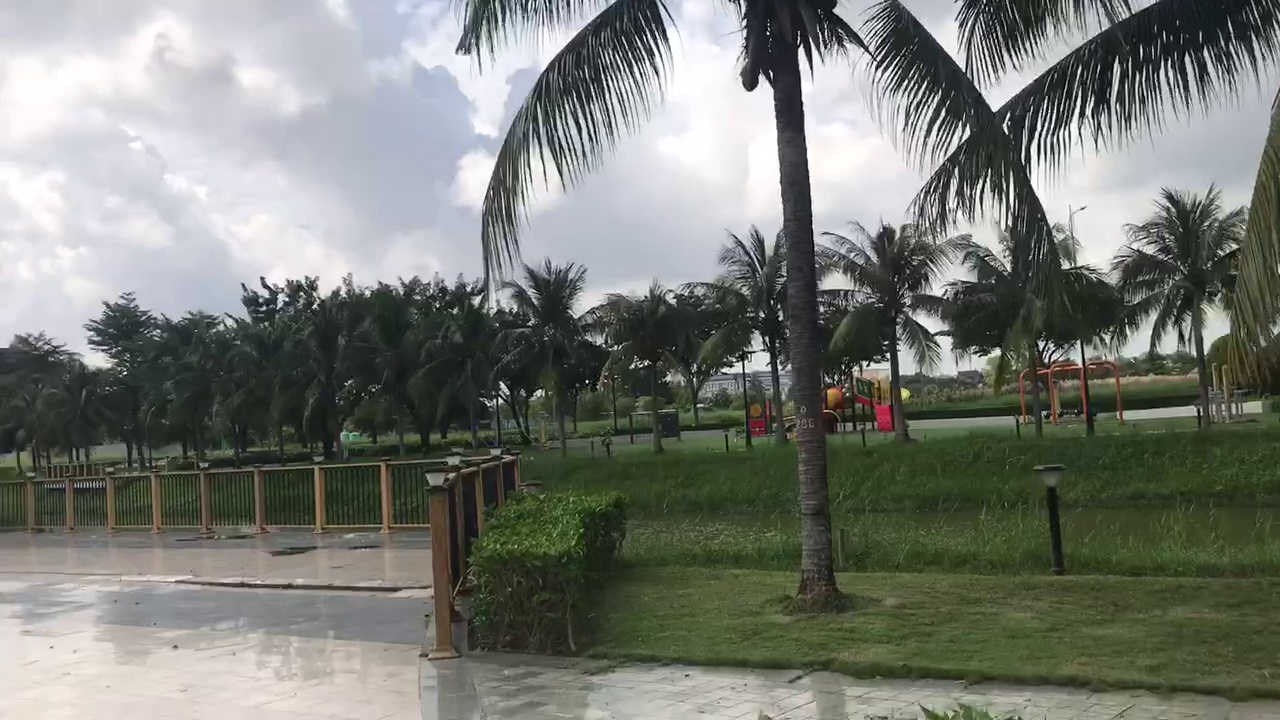
#> input picture imgs/frame_00122.jpg, 1280 x 720 px, found by its file name
$ python test_revert.py
#> lines starting #> are read from the running program, lines starting #| are printed output that depends on the picture
#> in main, pano is the input picture: shape (720, 1280, 3); mean B, G, R 116.6, 123.7, 120.1
import cv2
import numpy as np
import os

def panoramic_to_fisheye(pano, pano_fov_deg=70, fisheye_fov_deg=220):
#> called with pano_fov_deg = 360, fisheye_fov_deg = 70
    pano_h, pano_w = pano.shape[:2]
#> pano_h = 720; pano_w = 1280

    # fisheye output size
    fisheye_size = min(pano_h, pano_w)
#> fisheye_size = 720
    fisheye = np.zeros((fisheye_size, fisheye_size, 3), dtype=np.uint8)

    cx = cy = fisheye_size // 2
#> cx = 360; cy = 360
    radius = fisheye_size // 2
#> radius = 360

    pano_half_fov = np.deg2rad(pano_fov_deg / 2)
    fisheye_half_fov = np.deg2rad(fisheye_fov_deg / 2)

    for y in range(fisheye_size):
        for x in range(fisheye_size):
            dx = x - cx
            dy = y - cy
            r = np.sqrt(dx * dx + dy * dy)

            if r > radius:
                continue

            # góc trong fisheye (±110°)
            theta = np.arctan2(dy, dx)

            # chỉ map vùng pano 70°
            if theta < -pano_half_fov or theta > pano_half_fov:
                continue

            # map theta → pano X
            pano_x = int(((theta + pano_half_fov) / (2 * pano_half_fov)) * pano_w)

            # map radius → pano Y
            pano_y = int((r / radius) * pano_h)

            pano_x = np.clip(pano_x, 0, pano_w - 1)
            pano_y = np.clip(pano_y, 0, pano_h - 1)

            fisheye[y, x] = pano[pano_y, pano_x]
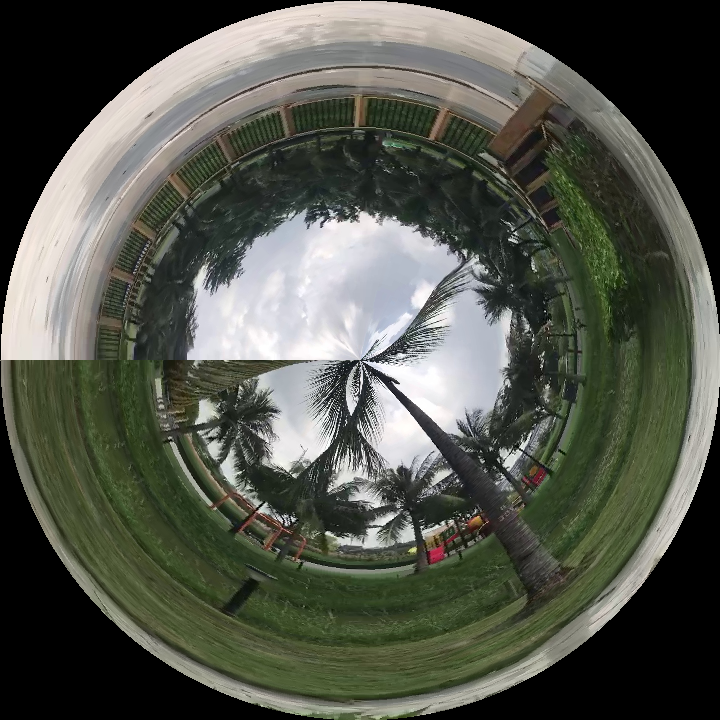
#> fisheye: shape (720, 720, 3); mean B, G, R 75.7, 85.7, 82.6

    return fisheye


def main():
    input_path = r"F:\omnimvs_pytorch\frame_00122.jpg"   # pano 70°
    output_path = "fisheye_220.jpg"

    if not os.path.exists(input_path):
        print("❌ Không tìm thấy panorama.jpg")
        return

    pano = cv2.imread(input_path)
    if pano is None:
        print("❌ Không đọc được ảnh")
        return

    fisheye = panoramic_to_fisheye(
        pano,
        pano_fov_deg=360,
        fisheye_fov_deg=70
    )

    cv2.imwrite(output_path, fisheye)
    print("✅ Xuất fisheye 220°:", output_path)


if __name__ == "__main__":
    main()

$ run again, with imgs/house2.png saved as imgs/frame_00122.jpg
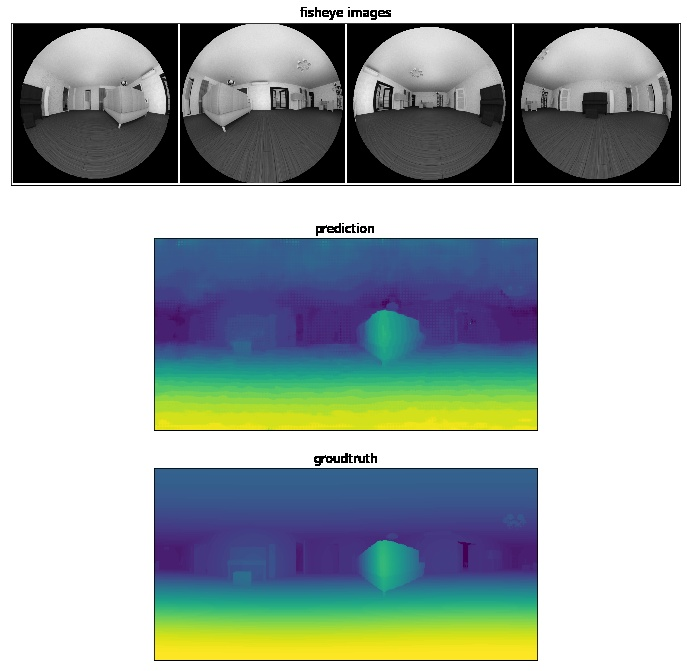
#> input picture imgs/house2.png, 687 x 671 px, found by its file name
#> in main, pano is the input picture: shape (671, 687, 3); mean B, G, R 169.6, 171.8, 161
#> after the loop in panoramic_to_fisheye, `for y in range(fisheye_size):`:
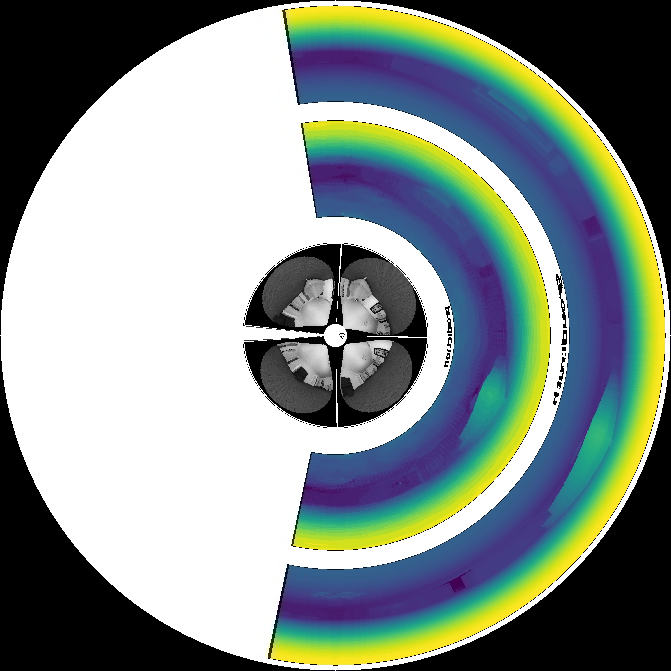
#> fisheye: shape (671, 671, 3); mean B, G, R 139.8, 145.6, 133.9
